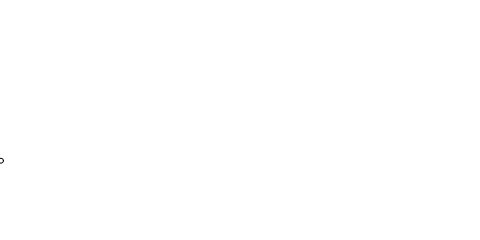
Frame 1 (no input)
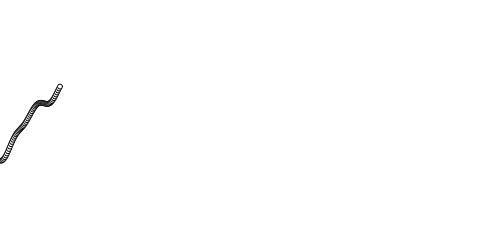
Frame 60 (no input)
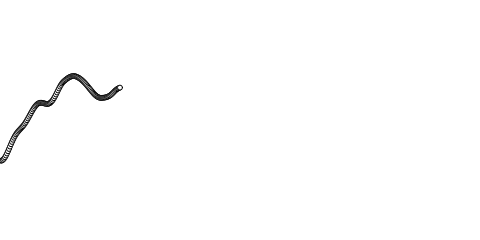
Frame 120 (the mouse pressed at the canvas centre since frame 60)

The p5.js sketch that drew these frames (run headless with seeded random() and noise() and a simulated clock; from frame 60 on, the mouse is pressed at the canvas centre):

// p5.js sketch
// ── sketch.js
/* random随机
let x=0;
function setup() {
	createCanvas(480,240);
}
function draw() {
	x++;
	ellipse(x,random(0,240),5,5);	
}
*/

//noise随机
let x=0;
let ty=0;
function setup() {
	createCanvas(480,240);
}
function draw() {
	x++;
	let ny=noise(ty);
	ny = map(ny,0,1,0,240);
	ty+=0.01;
	ellipse(x,ny,5,5);	
}
